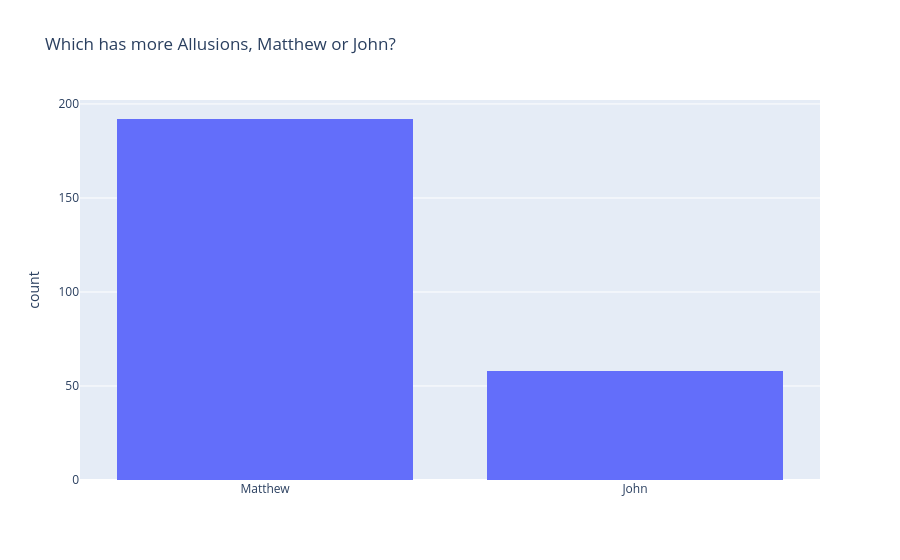

The code cell stored with this chart in its notebook:
### Code cell
px.histogram(
    x = matthew_v_john['n_start'].str[0],
    labels = {'x':'', 'y':''},
    title = "Which has more Allusions, Matthew or John?"
)

### Figure 1 — Plotly figure (JSON) as saved in the notebook; plotly's stock layout.template omitted (floating-point values rounded to 4 significant figures; data arrays with more than 128 entries replaced by an {"elided": "..."} marker saying what was removed)
{"data": [{"bingroup": "x", "hovertemplate": "=%{x}<br>count=%{y}<extra></extra>", "legendgroup": "", "marker": {"color": "#636efa", "pattern": {"shape": ""}}, "name": "", "orientation": "v", "showlegend": false, "type": "histogram", "x": {"elided": "250 str values"}, "xaxis": "x", "yaxis": "y"}], "layout": {"barmode": "relative", "legend": {"tracegroupgap": 0}, "title": {"text": "Which has more Allusions, Matthew or John?"}, "xaxis": {"anchor": "y", "domain": [0, 1], "title": {"text": ""}}, "yaxis": {"anchor": "x", "domain": [0, 1], "title": {"text": "count"}}}}
